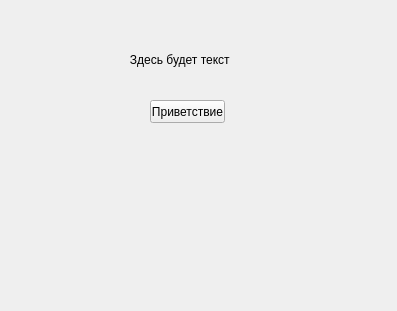
<?xml version="1.0" encoding="UTF-8"?>
<ui version="4.0">
 <class>Form</class>
 <widget class="QWidget" name="Form">
  <property name="geometry">
   <rect>
    <x>0</x>
    <y>0</y>
    <width>397</width>
    <height>311</height>
   </rect>
  </property>
  <property name="windowTitle">
   <string>Моя первая форма</string>
  </property>
  <widget class="QLabel" name="MyForm">
   <property name="geometry">
    <rect>
     <x>120</x>
     <y>50</y>
     <width>121</width>
     <height>20</height>
    </rect>
   </property>
   <property name="lineWidth">
    <number>1</number>
   </property>
   <property name="text">
    <string>   Здесь будет текст</string>
   </property>
  </widget>
  <widget class="QPushButton" name="pushButton">
   <property name="geometry">
    <rect>
     <x>150</x>
     <y>100</y>
     <width>75</width>
     <height>23</height>
    </rect>
   </property>
   <property name="text">
    <string>Приветствие</string>
   </property>
  </widget>
 </widget>
 <resources/>
 <connections/>
</ui>
